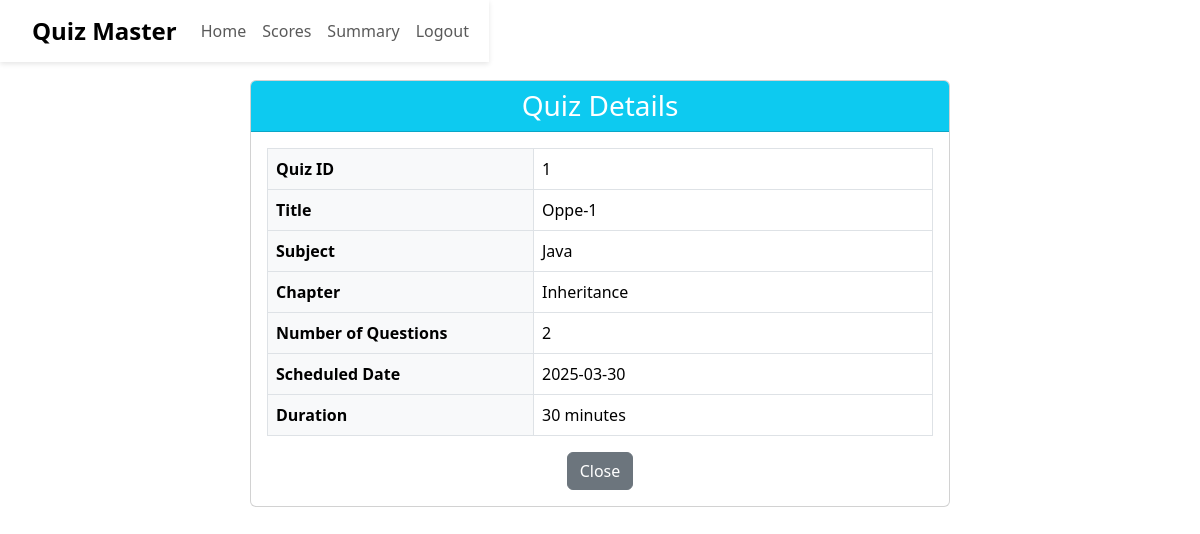
/quiz/1/view (signed in), run on the app's committed database.
### models/models.py (models this page shows)
class Quiz(db.Model):
    __tablename__ = "quizzes"
    id = db.Column(db.Integer, primary_key=True)
    title = db.Column(db.String(50), nullable=False)
    date = db.Column(db.String(50), nullable=False)
    duration = db.Column(db.Integer, nullable=False)
    chapter_id = db.Column(db.Integer, db.ForeignKey('chapters.id'), nullable=False)
    quiz_to_question = db.relationship(
        'Question',
        backref='quiz',
        lazy=True,
        cascade="all, delete-orphan"
    )

class Subject(db.Model):
    __tablename__ = "subjects"
    id = db.Column(db.Integer, primary_key=True)
    subject = db.Column(db.String(60), unique=True, nullable=False)
    description = db.Column(db.String(180), nullable=True)
    subj_to_chap = db.relationship(
        'Chapter',
        backref='subject',
        lazy=True,
        cascade="all, delete-orphan"
    )

class Chapter(db.Model):
    __tablename__ = "chapters"
    id = db.Column(db.Integer, primary_key=True)
    name = db.Column(db.String(70), unique=True, nullable=False)
    title = db.Column(db.String(50), nullable=True)
    statement = db.Column(db.String(150))
    description = db.Column(db.String(200))
    num_questions = db.Column(db.Integer, default=0)
    subject_id = db.Column(db.Integer, db.ForeignKey('subjects.id'), nullable=False)
    chap_to_quiz = db.relationship(
        'Quiz',
        backref='chapter',
        lazy=True,
        cascade="all, delete-orphan"
    )

### controllers/routes.py (the view)
    @app.route('/quiz/<int:quiz_id>/view')
    @required_auth
    def view_quiz(quiz_id):
        quiz = Quiz.query.get_or_404(quiz_id)
        questions = Question.query.filter_by(quiz_id=quiz_id).all()
        return render_template(
            'user_view.html',
            quiz=quiz,
            questions=questions,
            user=User.query.get(session['user_id'])
        )

### controllers/routes.py (called while the page is built)
def required_auth(func):
   @wraps(func)
   def inner(*args, **kwargs):
      if 'user_id' not in session:
       return redirect(url_for('Login'))
      return func(*args, **kwargs)
   return inner

### templates/user_view.html (shortened to what this page needs)
{% extends "Layout.html" %}
{% block content %}
<div class="quiz-details-container container">
    <div class="row">
        <div class="col-12">
            <div class="card details-card">
                <div class="card-header bg-info text-white">
                    <h3 class="card-title text-center mb-0">Quiz Details</h3>
                </div>
                <div class="card-body">
                    <table class="table table-bordered details-table">
                        <tbody>
                            <tr>
                                <th>Quiz ID</th>
                                <td>{{ quiz.id }}</td>
                            </tr>
                            <tr>
                                <th>Title</th>
                                <td>{{ quiz.title }}</td>
                            </tr>
                            <tr>
                                <th>Subject</th>
                                <td>{{ quiz.chapter.subject.subject }}</td>
                            </tr>
                            <tr>
                                <th>Chapter</th>
                                <td>{{ quiz.chapter.name }}</td>
                            </tr>
                            <tr>
                                <th>Number of Questions</th>
                                <td>{{ questions|length }}</td>
                            </tr>
                            <tr>
                                <th>Scheduled Date</th>
                                <td>{{ quiz.date }}</td>
                            </tr>
                            <tr>
                                <th>Duration</th>
                                <td>{{ quiz.duration }} minutes</td>
                            </tr>
                        </tbody>
                    </table>
                    <div class="text-center">
                        <a href="{{ url_for('Homepage') }}" class="btn btn-secondary">Close</a>
                    </div>
                </div>
            </div>
        </div>
    </div>
</div>
{% endblock %}

### templates/Layout.html (style rules this page uses)
body { margin: 0; padding: 0; }

### templates/user_view.html (style rules this page uses)
.quiz-details-container { margin-top: 80px; }
.details-card { max-width: 700px; margin: 0 auto; }
.details-table th { width: 40%; background-color: #f8f9fa; }

### data on the page
Quiz: id "1", title "Oppe-1", date "2025-03-30", duration "30"
Subject: chapter.subject.subject "Java"
Chapter: chapter.name "Inheritance"

### other printed values
{{ questions|length }} "2"
